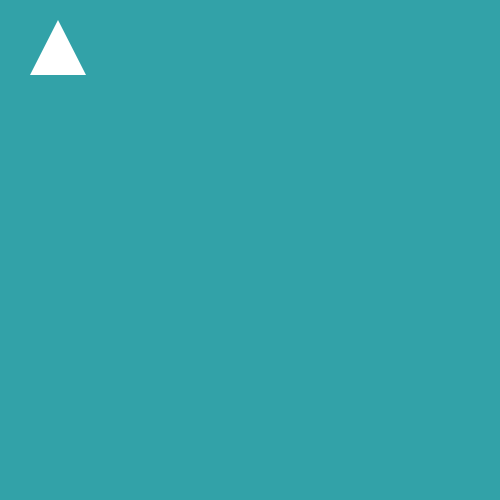
Frame 1 (no input)
Frame 60 (the mouse pressed at the canvas centre just before this capture): identical to frame 1, image omitted
Frame 120 (the mouse held since frame 60 and released just before this capture): identical to frame 1, image omitted

The Processing sketch that drew this single still picture (run headless with seeded random() and noise(); from frame 60 on, the mouse is pressed at the canvas centre):

// Processing sketch: sketch_190814a
// ── sketch_190814a.pde
// Variables
int x1 = 30;
int y1 = 75;
int x2 = 58;
int y2 = 20;
int x3 = 86;
int y3 = 75;
// Setup - Skærmstørrelse osv.

void setup(){
  size(500, 500);
  noStroke();
  frameRate(30);
}

void draw(){
  background(50, 162, 168);
    triangle(x1, y1, x2, y2, x3, y3);
color(44, 171, 59);
}
